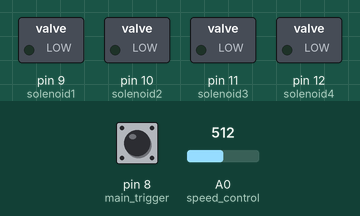
This program was run on a simulated Arduino Nano, built with avr-gcc and run on an emulated ATmega328P. On the bench: switched loads named in the program (green lamp = pin HIGH). Dashed ring = blinking. The test bench sets the inputs (shaded band); at power-on: pin 8 (main_trigger) HIGH, A0 (speed_control) = 512. What the program prints to the serial monitor is not drawn.

Above: at 1.2 s.
1.3 s: pin 8 (main_trigger) pulled LOW for 1 s
At 2.5 s:
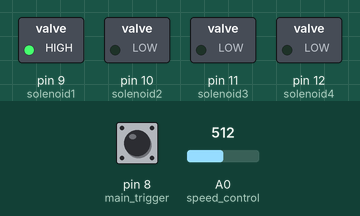
3.8 s: pin 8 (main_trigger) pulled LOW for 0.15 s
At 5.1 s:
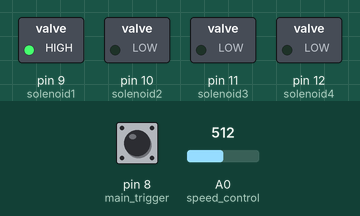
5.4 s: pin 8 (main_trigger) pulled LOW for 0.15 s
At 6.3 s:
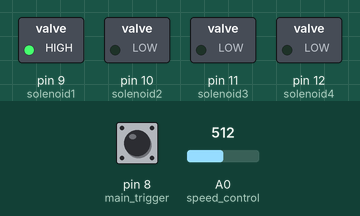
7.0 s: pin 8 (main_trigger) pulled LOW for 3.2 s
At 7.85 s:
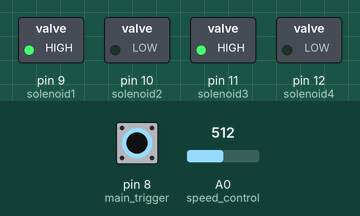
Timing chart, 0 to 11.4 s (numbered marks = the images above; inputs shaded):
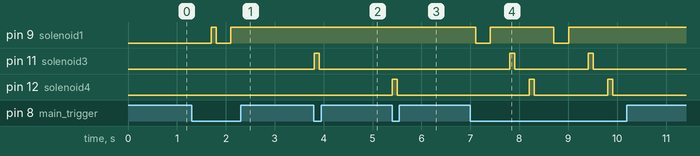

Measured:
- after the input at 1.3 s, pin 9 (solenoid1): LOW → HIGH after 0.41 s, → LOW 0.10 s later, → HIGH 0.30 s later
- after the input at 3.8 s, pin 11 (solenoid3): LOW → HIGH at once, → LOW 0.10 s later
- after the input at 5.4 s, pin 12 (solenoid4): LOW → HIGH at once, → LOW 0.10 s later
- after the input at 7.0 s, pin 9 (solenoid1): alternates HIGH for 1.3 s and LOW for 0.30 s, 4 changes in all, then stays HIGH, starting after 0.11 s; pin 11 (solenoid3): alternates HIGH for 0.10 s and LOW for 1.5 s, 4 changes in all, then stays LOW, starting after 0.81 s

The program:

main.cpp
```cpp
#include <Arduino.h>
// #include <PID_v1.h>


//* IO stuff
//in
const int main_trigger = 8;
const int speed_control = A0;

//out
const int solenoid1 = 9;
const int solenoid2 = 10;
const int solenoid3 = 11;
const int solenoid4 = 12;
const int LED = 13;


//* intervals for main loop stuff
unsigned long previousMillisTriggersCheck = 0;
const int intervalTriggersCheck = 50;

unsigned long previousMillisFire;
const int intervalFireDefault = 150; //ms between shots
int intervalFire = 250;

unsigned long previousMillisSolenoidOnTime1;
unsigned long previousMillisSolenoidOnTime2;
unsigned long previousMillisSolenoidOnTime3;
unsigned long previousMillisSolenoidOnTime4;
const int SolenoidOnTime = 100; //ms that the solenoids are powered for per shot !!!must be less than 2*intervalFire!!!

unsigned long previousMillisRev = 0;
const int intervalRev = 50;

//* flags and IO readings
bool triggerFlag = 0;
int BarrelFiredLast = 0;
bool firing1 = 0;
bool firing2 = 0;
bool firing3 = 0;
bool firing4 = 0;

//* flags just used for debugging
bool Solenoid1On = 0;
bool Solenoid2On = 0;
bool Solenoid3On = 0;
bool Solenoid4On = 0;
bool triggerOutOfSequence = 0;

void setup() {
  //digital IO
  pinMode(main_trigger, INPUT_PULLUP); //4


  pinMode(solenoid1, OUTPUT);  //9
  pinMode(solenoid2, OUTPUT);  //10
  pinMode(solenoid3, OUTPUT);  //11 pwm
  pinMode(solenoid4, OUTPUT);  //12

  digitalWrite(solenoid1, LOW);  //mosfets off to start
  digitalWrite(solenoid2, LOW);
  digitalWrite(solenoid3, LOW);
  digitalWrite(solenoid4, LOW);

  //analogue IO
  pinMode(speed_control, INPUT_PULLUP); //A0

  Serial.begin(38400);
  Serial.println("beep!!!");
}

void loop() {

  //*read triggers
  unsigned long currentMillis = millis();
  if (currentMillis - previousMillisTriggersCheck >= intervalTriggersCheck) {
    previousMillisTriggersCheck = currentMillis;
    triggerFlag = !digitalRead(main_trigger);
    intervalFire = intervalFireDefault + map(analogRead(speed_control), 0, 1023, 0, 500);

    Serial.print(">fire interval:");
    Serial.println(intervalFire);
    Serial.print(">solenoid1:");
    Serial.println(Solenoid1On);
    Serial.print(">solenoid2:");
    Serial.println(Solenoid2On);
    Serial.print(">solenoid3:");
    Serial.println(Solenoid3On);
    Serial.print(">solenoid4:");
    Serial.println(Solenoid4On);
  }


  //*wiggle solenoids
  if(triggerFlag) {
    currentMillis = millis();
    if(currentMillis - previousMillisFire >= intervalFire) {
      previousMillisFire = currentMillis;


      switch (BarrelFiredLast) {
        case 1:
          previousMillisSolenoidOnTime1 = currentMillis;
          digitalWrite(solenoid1,HIGH);
          Solenoid1On = 1;
          firing1 = 1;
          break;
        case 2:
          previousMillisSolenoidOnTime2 = currentMillis;
          digitalWrite(solenoid1,HIGH);
          Solenoid2On = 1;
          firing2 = 1;
          break;
        case 3:
          previousMillisSolenoidOnTime3 = currentMillis;
          digitalWrite(solenoid3,HIGH);
          Solenoid3On = 1;
          firing3 = 1;
          break;
        case 4:
          previousMillisSolenoidOnTime4 = currentMillis;
          digitalWrite(solenoid4,HIGH);
          Solenoid4On = 1;
          firing4 = 1;
          break;
      }
      BarrelFiredLast++;
      if(BarrelFiredLast>4) BarrelFiredLast = 1;
    }
  }

  //*unwiggle solenoids
  if(firing1){
    currentMillis = millis();
    if (currentMillis - previousMillisSolenoidOnTime1 >= SolenoidOnTime) {
      previousMillisSolenoidOnTime1 = currentMillis;
        digitalWrite(solenoid1,LOW);
        Solenoid1On = 0;
      firing1 = 0;
    }
  }
  if(firing2){
    currentMillis = millis();
    if (currentMillis - previousMillisSolenoidOnTime2 >= SolenoidOnTime) {
      previousMillisSolenoidOnTime2 = currentMillis;
        digitalWrite(solenoid2,LOW);
        Solenoid2On = 0;
      firing2 = 0;
    }
  }  if(firing3){
    currentMillis = millis();
    if (currentMillis - previousMillisSolenoidOnTime3 >= SolenoidOnTime) {
      previousMillisSolenoidOnTime3 = currentMillis;
        digitalWrite(solenoid3,LOW);
        Solenoid3On = 0;
      firing3 = 0;
    }
  }  if(firing4){
    currentMillis = millis();
    if (currentMillis - previousMillisSolenoidOnTime4 >= SolenoidOnTime) {
      previousMillisSolenoidOnTime4 = currentMillis;
        digitalWrite(solenoid4,LOW);
        Solenoid4On = 0;
      firing4 = 0;
    }
  }
}
```
